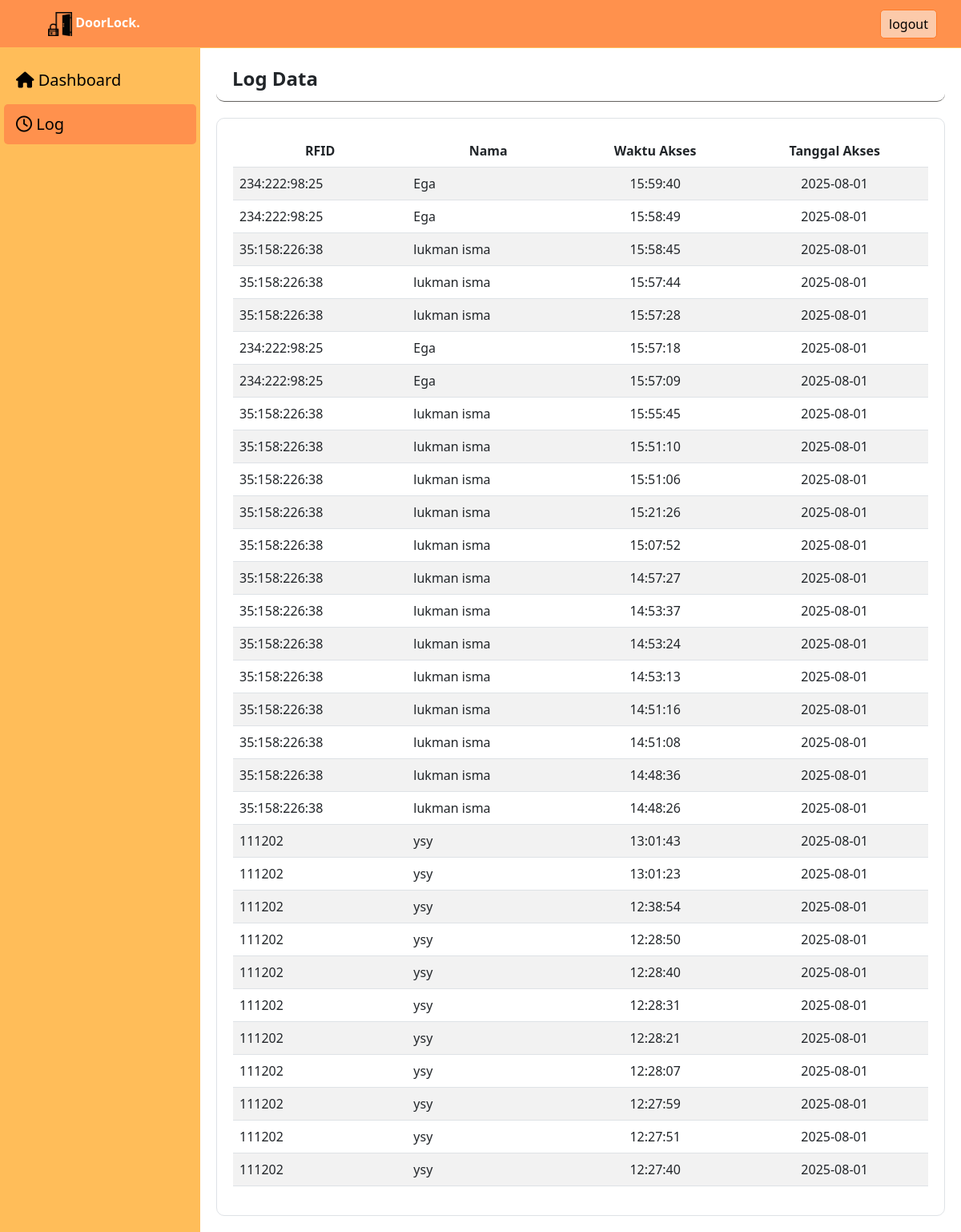
Page /index.php/log on the committed database.
### tables this page shows
CREATE TABLE `log` (
  `id` int(11) NOT NULL,
  `rfid_id` varchar(20) NOT NULL,
  `waktu` time NOT NULL,
  `tanggal` date NOT NULL,
  `created_At` timestamp NOT NULL DEFAULT current_timestamp(),
  `updated_At` timestamp NULL DEFAULT NULL ON UPDATE current_timestamp()
);

CREATE TABLE `user` (
  `id` int(11) NOT NULL,
  `rfid_id` varchar(20) NOT NULL,
  `nama` varchar(255) NOT NULL,
  `created_At` timestamp NOT NULL DEFAULT current_timestamp(),
  `updated_At` timestamp NULL DEFAULT NULL ON UPDATE current_timestamp()
);

### application/controllers/Log.php (called while the page is built, shortened)
<?php
class Log extends CI_Controller
{
	public function __construct()
	{
		$this->load->model('M_Log');
	}
	public function index()
	{
		$data = [
			'title' => 'Log Data',
			'data_log' => $this->M_Log->getLog(),
		];
		$this->load->view('content/log', $data);
	}
}

### index.php (called while the page is built, shortened)
<?php
require_once BASEPATH.'core/CodeIgniter.php';

### application/models/M_Log.php (called while the page is built, shortened)
<?php
class M_Log extends CI_Model
{
	public function getLog()
	{
		$this->db->select('user.nama, log.*');
		$this->db->from('log');
		$this->db->join('user', 'user.rfid_id = log.rfid_id', 'left');
		$this->db->order_by('log.id', 'desc');
		$this->db->limit(31);
		return $this->db->get()->result();
	}
}

### application/views/content/log.php (the view, shortened to what this page needs)
<!DOCTYPE html>
<html lang="en">
<head>
	<link rel="stylesheet" href="<?php echo base_url(); ?>/assets/css/style.css">
	<link rel="stylesheet" href="https://cdnjs.cloudflare.com/ajax/libs/twitter-bootstrap/5.3.0/css/bootstrap.min.css">
	<link rel="stylesheet" href="https://cdn.datatables.net/2.1.8/css/dataTables.bootstrap5.css">
</head>
<body>
	<div class="header">
		<a href="" class="logo"><img src="<?php echo base_url(); ?>/assets/img/logo_doorlock.png" class="img-circle" width="30"><b> DoorLock.</b></a>
		<button><a href="<?php echo base_url("auth/logoutProcess"); ?>">logout</a></button>
	</div>
	<div class="sidebar">
		<a href="home" class="<?php if ($this->uri->segment(1) == 'home') echo 'active_menu'; ?>"><i class="fa fa-house"></i> Dashboard</a>
		<a href="log" class="<?php if ($this->uri->segment(1) == 'log') echo 'active_menu'; ?>"><i class="fa-regular fa-clock"></i> Log</a>
	</div>
	<div class="content">
		<div class="header-content">
			<div class="welcome"><?php echo $title; ?></div>
		</div>
		<div class="body-content">
			<table id="table" class="table table-striped" style="width:100%">
				<thead>
					<tr>
						<th class="text-center">RFID</th>
						<th class="text-center">Nama</th>
						<th class="text-center">Waktu Akses</th>
						<th class="text-center">Tanggal Akses</th>
					</tr>
				</thead>
				<tbody>
					<?php foreach ($data_log as $d) { ?>
						<tr>
							<td><?php echo $d->rfid_id; ?></td>
							<td><?php echo $d->nama; ?></td>
							<td class="text-center"><?php echo $d->waktu; ?></td>
							<td class="text-center"><?php echo $d->tanggal; ?></td>
						</tr>
					<?php } ?>
				</tbody>
			</table>
		</div>
	</div>
</body>
</html>

### assets/css/style.css (style rules this page uses)
body { font-family: 'Arial', sans-serif; margin: 0; padding: 0; background-color: #f8f9fa; }
.header, .footer { min-height: 60px; padding: 0 10px; }
.header { position: fixed; left: 0; right: 0; z-index: 1002; display: flex; background: #ff914d; border-bottom: 1px solid #ffbd59; align-items: center; justify-content: space-between; }
.header button { background-color: rgb(252, 202, 170); border: 1px solid rgb(255, 122, 39); border-radius: 5px; padding: 5px 10px; cursor: pointer; margin-right: 20px; }
.header button a { text-align: center; color: #000; text-decoration: none; text-align: center; }
.logo { text-decoration: none; text-align: center; color: #fff; text: 20px; padding-left: 50px; }
.sidebar { width: 250px; background-color: #ffbd59; color: #ffffff; position: fixed; height: 100%; padding-top: 70px; }
.sidebar a { padding: 10px 15px; text-decoration: none; font-size: 20px; color: #000; display: block; border-radius: 5px; margin: 5px; }
.active_menu { color: #ffffff; background-color: #ff914d; }
.content { margin-left: 250px; padding: 20px; padding-top: 70px; }
.header-content { display: flex; justify-content: space-between; align-items: center; background-color: #fff; padding: 10px 20px; border-bottom: 1px solid rgb(100, 98, 95); border-radius: 10px; }
.header-content .welcome { font-size: 24px; font-weight: bold; }
.body-content { margin-top: 20px; background-color: #fff; border: #dee2e6 solid 1px; padding: 20px; border-radius: 10px; }

### rows in the picture
log: rfid "234:222:98:25", user.nama "Ega", waktu "15:59:40", tanggal "2025-08-01"
log: rfid "234:222:98:25", user.nama "Ega", waktu "15:58:49", tanggal "2025-08-01"
log: rfid "35:158:226:38", user.nama "lukman isma", waktu "15:58:45", tanggal "2025-08-01"
log: rfid "35:158:226:38", user.nama "lukman isma", waktu "15:57:44", tanggal "2025-08-01"
log: rfid "35:158:226:38", user.nama "lukman isma", waktu "15:57:28", tanggal "2025-08-01"
log: rfid "234:222:98:25", user.nama "Ega", waktu "15:57:18", tanggal "2025-08-01"
log: rfid "234:222:98:25", user.nama "Ega", waktu "15:57:09", tanggal "2025-08-01"
log: rfid "35:158:226:38", user.nama "lukman isma", waktu "15:55:45", tanggal "2025-08-01"
log: rfid "35:158:226:38", user.nama "lukman isma", waktu "15:51:10", tanggal "2025-08-01"
log: rfid "35:158:226:38", user.nama "lukman isma", waktu "15:51:06", tanggal "2025-08-01"
log: rfid "35:158:226:38", user.nama "lukman isma", waktu "15:21:26", tanggal "2025-08-01"
log: rfid "35:158:226:38", user.nama "lukman isma", waktu "15:07:52", tanggal "2025-08-01"
log: rfid "35:158:226:38", user.nama "lukman isma", waktu "14:57:27", tanggal "2025-08-01"
log: rfid "35:158:226:38", user.nama "lukman isma", waktu "14:53:37", tanggal "2025-08-01"
log: rfid "35:158:226:38", user.nama "lukman isma", waktu "14:53:24", tanggal "2025-08-01"
log: rfid "35:158:226:38", user.nama "lukman isma", waktu "14:53:13", tanggal "2025-08-01"
log: rfid "35:158:226:38", user.nama "lukman isma", waktu "14:51:16", tanggal "2025-08-01"
log: rfid "35:158:226:38", user.nama "lukman isma", waktu "14:51:08", tanggal "2025-08-01"
log: rfid "35:158:226:38", user.nama "lukman isma", waktu "14:48:36", tanggal "2025-08-01"
log: rfid "35:158:226:38", user.nama "lukman isma", waktu "14:48:26", tanggal "2025-08-01"
log: rfid "111202", user.nama "ysy", waktu "13:01:43", tanggal "2025-08-01"
log: rfid "111202", user.nama "ysy", waktu "13:01:23", tanggal "2025-08-01"
log: rfid "111202", user.nama "ysy", waktu "12:38:54", tanggal "2025-08-01"
log: rfid "111202", user.nama "ysy", waktu "12:28:50", tanggal "2025-08-01"
log: rfid "111202", user.nama "ysy", waktu "12:28:40", tanggal "2025-08-01"
log: rfid "111202", user.nama "ysy", waktu "12:28:31", tanggal "2025-08-01"
log: rfid "111202", user.nama "ysy", waktu "12:28:21", tanggal "2025-08-01"
log: rfid "111202", user.nama "ysy", waktu "12:28:07", tanggal "2025-08-01"
log: rfid "111202", user.nama "ysy", waktu "12:27:59", tanggal "2025-08-01"
log: rfid "111202", user.nama "ysy", waktu "12:27:51", tanggal "2025-08-01"
log: rfid "111202", user.nama "ysy", waktu "12:27:40", tanggal "2025-08-01"

### other values in the picture
$title "Log Data"
